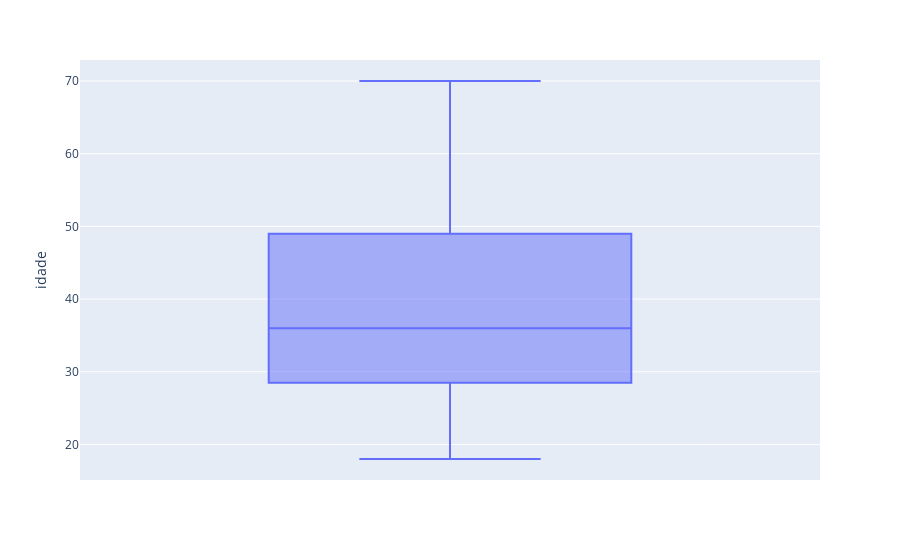

The code cell stored with this chart in its notebook:
### Code cell
boxplot = px.box(df, y="idade")
boxplot.show()

### Figure 1 — Plotly figure (JSON) as saved in the notebook; plotly's stock layout.template omitted (floating-point values rounded to 4 significant figures; data arrays with more than 128 entries replaced by an {"elided": "..."} marker saying what was removed)
{"data": [{"alignmentgroup": "True", "hovertemplate": "idade=%{y}<extra></extra>", "legendgroup": "", "marker": {"color": "#636efa"}, "name": "", "notched": false, "offsetgroup": "", "orientation": "v", "showlegend": false, "type": "box", "x0": " ", "xaxis": "x", "y": {"elided": "200 int values"}, "y0": " ", "yaxis": "y"}], "layout": {"autosize": true, "boxmode": "group", "legend": {"tracegroupgap": 0}, "margin": {"t": 60}, "xaxis": {"anchor": "y", "autorange": true, "domain": [0, 1], "range": [-0.5, 0.5], "type": "category"}, "yaxis": {"anchor": "x", "autorange": true, "domain": [0, 1], "range": [15.11, 72.89], "title": {"text": "idade"}, "type": "linear"}}}
